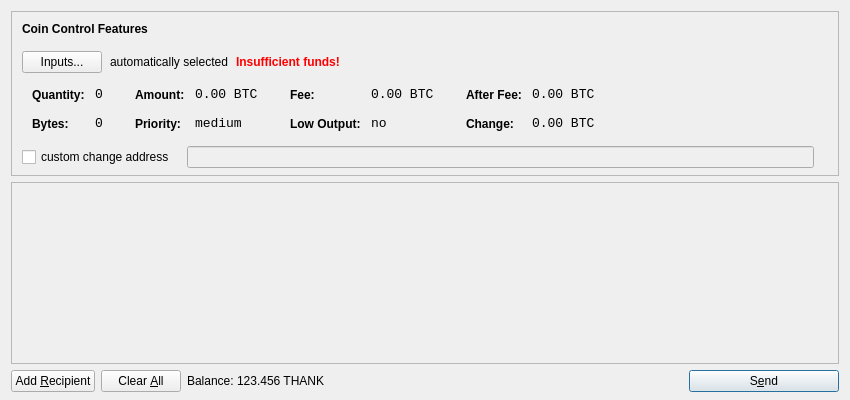
<?xml version="1.0" encoding="UTF-8"?>
<ui version="4.0">
 <class>SendCoinsDialog</class>
 <widget class="QDialog" name="SendCoinsDialog">
  <property name="geometry">
   <rect>
    <x>0</x>
    <y>0</y>
    <width>850</width>
    <height>400</height>
   </rect>
  </property>
  <property name="windowTitle">
   <string>Send Coins</string>
  </property>
  <layout class="QVBoxLayout" name="verticalLayout" stretch="0,1,0">
   <property name="bottomMargin">
    <number>8</number>
   </property>
   <item>
    <widget class="QFrame" name="frameCoinControl">
     <property name="sizePolicy">
      <sizepolicy hsizetype="Expanding" vsizetype="Expanding">
       <horstretch>0</horstretch>
       <verstretch>0</verstretch>
      </sizepolicy>
     </property>
     <property name="maximumSize">
      <size>
       <width>16777215</width>
       <height>16777215</height>
      </size>
     </property>
     <property name="frameShape">
      <enum>QFrame::StyledPanel</enum>
     </property>
     <property name="frameShadow">
      <enum>QFrame::Sunken</enum>
     </property>
     <layout class="QVBoxLayout" name="verticalLayoutCoinControl2">
      <property name="spacing">
       <number>-1</number>
      </property>
      <property name="leftMargin">
       <number>0</number>
      </property>
      <property name="topMargin">
       <number>0</number>
      </property>
      <property name="rightMargin">
       <number>0</number>
      </property>
      <property name="bottomMargin">
       <number>6</number>
      </property>
      <item>
       <layout class="QVBoxLayout" name="verticalLayoutCoinControl" stretch="0,0,0,0,1">
        <property name="spacing">
         <number>0</number>
        </property>
        <property name="leftMargin">
         <number>10</number>
        </property>
        <property name="topMargin">
         <number>10</number>
        </property>
        <item>
         <layout class="QHBoxLayout" name="horizontalLayoutCoinControl1">
          <property name="bottomMargin">
           <number>15</number>
          </property>
          <item>
           <widget class="QLabel" name="labelCoinControlFeatures">
            <property name="sizePolicy">
             <sizepolicy hsizetype="Preferred" vsizetype="Maximum">
              <horstretch>0</horstretch>
              <verstretch>0</verstretch>
             </sizepolicy>
            </property>
            <property name="font">
             <font>
              <weight>75</weight>
              <bold>true</bold>
             </font>
            </property>
            <property name="styleSheet">
             <string notr="true">font-weight:bold;</string>
            </property>
            <property name="text">
             <string>Coin Control Features</string>
            </property>
           </widget>
          </item>
         </layout>
        </item>
        <item>
         <layout class="QHBoxLayout" name="horizontalLayoutCoinControl2" stretch="0,0,0,0">
          <property name="spacing">
           <number>8</number>
          </property>
          <property name="bottomMargin">
           <number>10</number>
          </property>
          <item>
           <widget class="QPushButton" name="pushButtonCoinControl">
            <property name="styleSheet">
             <string notr="true"/>
            </property>
            <property name="text">
             <string>Inputs...</string>
            </property>
           </widget>
          </item>
          <item>
           <widget class="QLabel" name="labelCoinControlAutomaticallySelected">
            <property name="text">
             <string>automatically selected</string>
            </property>
            <property name="margin">
             <number>5</number>
            </property>
           </widget>
          </item>
          <item>
           <widget class="QLabel" name="labelCoinControlInsuffFunds">
            <property name="font">
             <font>
              <weight>75</weight>
              <bold>true</bold>
             </font>
            </property>
            <property name="styleSheet">
             <string notr="true">color:red;font-weight:bold;</string>
            </property>
            <property name="text">
             <string>Insufficient funds!</string>
            </property>
            <property name="margin">
             <number>5</number>
            </property>
           </widget>
          </item>
          <item>
           <spacer name="horizontalSpacerCoinControl">
            <property name="orientation">
             <enum>Qt::Horizontal</enum>
            </property>
            <property name="sizeHint" stdset="0">
             <size>
              <width>40</width>
              <height>1</height>
             </size>
            </property>
           </spacer>
          </item>
         </layout>
        </item>
        <item>
         <widget class="QWidget" name="widgetCoinControl" native="true">
          <property name="sizePolicy">
           <sizepolicy hsizetype="Preferred" vsizetype="Preferred">
            <horstretch>0</horstretch>
            <verstretch>0</verstretch>
           </sizepolicy>
          </property>
          <property name="minimumSize">
           <size>
            <width>0</width>
            <height>0</height>
           </size>
          </property>
          <property name="styleSheet">
           <string notr="true"/>
          </property>
          <layout class="QHBoxLayout" name="horizontalLayoutCoinControl5">
           <property name="margin">
            <number>0</number>
           </property>
           <item>
            <layout class="QHBoxLayout" name="horizontalLayoutCoinControl3" stretch="0,0,0,1">
             <property name="spacing">
              <number>20</number>
             </property>
             <property name="topMargin">
              <number>0</number>
             </property>
             <property name="bottomMargin">
              <number>10</number>
             </property>
             <item>
              <layout class="QFormLayout" name="formLayoutCoinControl1">
               <property name="horizontalSpacing">
                <number>10</number>
               </property>
               <property name="verticalSpacing">
                <number>14</number>
               </property>
               <property name="leftMargin">
                <number>10</number>
               </property>
               <property name="topMargin">
                <number>4</number>
               </property>
               <property name="rightMargin">
                <number>6</number>
               </property>
               <item row="0" column="0">
                <widget class="QLabel" name="labelCoinControlQuantityText">
                 <property name="styleSheet">
                  <string notr="true">font-weight:bold;</string>
                 </property>
                 <property name="text">
                  <string>Quantity:</string>
                 </property>
                 <property name="margin">
                  <number>0</number>
                 </property>
                </widget>
               </item>
               <item row="0" column="1">
                <widget class="QLabel" name="labelCoinControlQuantity">
                 <property name="font">
                  <font>
                   <family>Monospace</family>
                   <pointsize>10</pointsize>
                  </font>
                 </property>
                 <property name="cursor">
                  <cursorShape>IBeamCursor</cursorShape>
                 </property>
                 <property name="contextMenuPolicy">
                  <enum>Qt::ActionsContextMenu</enum>
                 </property>
                 <property name="text">
                  <string notr="true">0</string>
                 </property>
                 <property name="margin">
                  <number>0</number>
                 </property>
                 <property name="textInteractionFlags">
                  <set>Qt::LinksAccessibleByMouse|Qt::TextSelectableByKeyboard|Qt::TextSelectableByMouse</set>
                 </property>
                </widget>
               </item>
               <item row="1" column="0">
                <widget class="QLabel" name="labelCoinControlBytesText">
                 <property name="styleSheet">
                  <string notr="true">font-weight:bold;</string>
                 </property>
                 <property name="text">
                  <string>Bytes:</string>
                 </property>
                </widget>
               </item>
               <item row="1" column="1">
                <widget class="QLabel" name="labelCoinControlBytes">
                 <property name="font">
                  <font>
                   <family>Monospace</family>
                   <pointsize>10</pointsize>
                  </font>
                 </property>
                 <property name="cursor">
                  <cursorShape>IBeamCursor</cursorShape>
                 </property>
                 <property name="contextMenuPolicy">
                  <enum>Qt::ActionsContextMenu</enum>
                 </property>
                 <property name="text">
                  <string notr="true">0</string>
                 </property>
                 <property name="textInteractionFlags">
                  <set>Qt::LinksAccessibleByMouse|Qt::TextSelectableByKeyboard|Qt::TextSelectableByMouse</set>
                 </property>
                </widget>
               </item>
              </layout>
             </item>
             <item>
              <layout class="QFormLayout" name="formLayoutCoinControl2">
               <property name="horizontalSpacing">
                <number>10</number>
               </property>
               <property name="verticalSpacing">
                <number>14</number>
               </property>
               <property name="leftMargin">
                <number>6</number>
               </property>
               <property name="topMargin">
                <number>4</number>
               </property>
               <property name="rightMargin">
                <number>6</number>
               </property>
               <item row="0" column="0">
                <widget class="QLabel" name="labelCoinControlAmountText">
                 <property name="styleSheet">
                  <string notr="true">font-weight:bold;</string>
                 </property>
                 <property name="text">
                  <string>Amount:</string>
                 </property>
                 <property name="margin">
                  <number>0</number>
                 </property>
                </widget>
               </item>
               <item row="0" column="1">
                <widget class="QLabel" name="labelCoinControlAmount">
                 <property name="font">
                  <font>
                   <family>Monospace</family>
                   <pointsize>10</pointsize>
                  </font>
                 </property>
                 <property name="cursor">
                  <cursorShape>IBeamCursor</cursorShape>
                 </property>
                 <property name="contextMenuPolicy">
                  <enum>Qt::ActionsContextMenu</enum>
                 </property>
                 <property name="text">
                  <string notr="true">0.00 BTC</string>
                 </property>
                 <property name="textInteractionFlags">
                  <set>Qt::LinksAccessibleByMouse|Qt::TextSelectableByKeyboard|Qt::TextSelectableByMouse</set>
                 </property>
                </widget>
               </item>
               <item row="1" column="0">
                <widget class="QLabel" name="labelCoinControlPriorityText">
                 <property name="styleSheet">
                  <string notr="true">font-weight:bold;</string>
                 </property>
                 <property name="text">
                  <string>Priority:</string>
                 </property>
                </widget>
               </item>
               <item row="1" column="1">
                <widget class="QLabel" name="labelCoinControlPriority">
                 <property name="font">
                  <font>
                   <family>Monospace</family>
                   <pointsize>10</pointsize>
                  </font>
                 </property>
                 <property name="cursor">
                  <cursorShape>IBeamCursor</cursorShape>
                 </property>
                 <property name="contextMenuPolicy">
                  <enum>Qt::ActionsContextMenu</enum>
                 </property>
                 <property name="text">
                  <string>medium</string>
                 </property>
                 <property name="textInteractionFlags">
                  <set>Qt::LinksAccessibleByMouse|Qt::TextSelectableByKeyboard|Qt::TextSelectableByMouse</set>
                 </property>
                </widget>
               </item>
              </layout>
             </item>
             <item>
              <layout class="QFormLayout" name="formLayoutCoinControl3">
               <property name="horizontalSpacing">
                <number>10</number>
               </property>
               <property name="verticalSpacing">
                <number>14</number>
               </property>
               <property name="leftMargin">
                <number>6</number>
               </property>
               <property name="topMargin">
                <number>4</number>
               </property>
               <property name="rightMargin">
                <number>6</number>
               </property>
               <item row="0" column="0">
                <widget class="QLabel" name="labelCoinControlFeeText">
                 <property name="styleSheet">
                  <string notr="true">font-weight:bold;</string>
                 </property>
                 <property name="text">
                  <string>Fee:</string>
                 </property>
                 <property name="margin">
                  <number>0</number>
                 </property>
                </widget>
               </item>
               <item row="0" column="1">
                <widget class="QLabel" name="labelCoinControlFee">
                 <property name="font">
                  <font>
                   <family>Monospace</family>
                   <pointsize>10</pointsize>
                  </font>
                 </property>
                 <property name="cursor">
                  <cursorShape>IBeamCursor</cursorShape>
                 </property>
                 <property name="contextMenuPolicy">
                  <enum>Qt::ActionsContextMenu</enum>
                 </property>
                 <property name="text">
                  <string notr="true">0.00 BTC</string>
                 </property>
                 <property name="textInteractionFlags">
                  <set>Qt::LinksAccessibleByMouse|Qt::TextSelectableByKeyboard|Qt::TextSelectableByMouse</set>
                 </property>
                </widget>
               </item>
               <item row="1" column="0">
                <widget class="QLabel" name="labelCoinControlLowOutputText">
                 <property name="styleSheet">
                  <string notr="true">font-weight:bold;</string>
                 </property>
                 <property name="text">
                  <string>Low Output:</string>
                 </property>
                </widget>
               </item>
               <item row="1" column="1">
                <widget class="QLabel" name="labelCoinControlLowOutput">
                 <property name="font">
                  <font>
                   <family>Monospace</family>
                   <pointsize>10</pointsize>
                  </font>
                 </property>
                 <property name="cursor">
                  <cursorShape>IBeamCursor</cursorShape>
                 </property>
                 <property name="contextMenuPolicy">
                  <enum>Qt::ActionsContextMenu</enum>
                 </property>
                 <property name="text">
                  <string>no</string>
                 </property>
                 <property name="textInteractionFlags">
                  <set>Qt::LinksAccessibleByMouse|Qt::TextSelectableByKeyboard|Qt::TextSelectableByMouse</set>
                 </property>
                </widget>
               </item>
              </layout>
             </item>
             <item>
              <layout class="QFormLayout" name="formLayoutCoinControl4">
               <property name="horizontalSpacing">
                <number>10</number>
               </property>
               <property name="verticalSpacing">
                <number>14</number>
               </property>
               <property name="leftMargin">
                <number>6</number>
               </property>
               <property name="topMargin">
                <number>4</number>
               </property>
               <property name="rightMargin">
                <number>6</number>
               </property>
               <item row="0" column="0">
                <widget class="QLabel" name="labelCoinControlAfterFeeText">
                 <property name="styleSheet">
                  <string notr="true">font-weight:bold;</string>
                 </property>
                 <property name="text">
                  <string>After Fee:</string>
                 </property>
                 <property name="margin">
                  <number>0</number>
                 </property>
                </widget>
               </item>
               <item row="0" column="1">
                <widget class="QLabel" name="labelCoinControlAfterFee">
                 <property name="font">
                  <font>
                   <family>Monospace</family>
                   <pointsize>10</pointsize>
                  </font>
                 </property>
                 <property name="cursor">
                  <cursorShape>IBeamCursor</cursorShape>
                 </property>
                 <property name="contextMenuPolicy">
                  <enum>Qt::ActionsContextMenu</enum>
                 </property>
                 <property name="text">
                  <string notr="true">0.00 BTC</string>
                 </property>
                 <property name="textInteractionFlags">
                  <set>Qt::LinksAccessibleByMouse|Qt::TextSelectableByKeyboard|Qt::TextSelectableByMouse</set>
                 </property>
                </widget>
               </item>
               <item row="1" column="0">
                <widget class="QLabel" name="labelCoinControlChangeText">
                 <property name="styleSheet">
                  <string notr="true">font-weight:bold;</string>
                 </property>
                 <property name="text">
                  <string>Change:</string>
                 </property>
                </widget>
               </item>
               <item row="1" column="1">
                <widget class="QLabel" name="labelCoinControlChange">
                 <property name="font">
                  <font>
                   <family>Monospace</family>
                   <pointsize>10</pointsize>
                  </font>
                 </property>
                 <property name="cursor">
                  <cursorShape>IBeamCursor</cursorShape>
                 </property>
                 <property name="contextMenuPolicy">
                  <enum>Qt::ActionsContextMenu</enum>
                 </property>
                 <property name="text">
                  <string notr="true">0.00 BTC</string>
                 </property>
                 <property name="textInteractionFlags">
                  <set>Qt::LinksAccessibleByMouse|Qt::TextSelectableByKeyboard|Qt::TextSelectableByMouse</set>
                 </property>
                </widget>
               </item>
              </layout>
             </item>
            </layout>
           </item>
          </layout>
         </widget>
        </item>
        <item>
         <layout class="QHBoxLayout" name="horizontalLayoutCoinControl4" stretch="0,0,0">
          <property name="spacing">
           <number>12</number>
          </property>
          <property name="sizeConstraint">
           <enum>QLayout::SetDefaultConstraint</enum>
          </property>
          <property name="topMargin">
           <number>5</number>
          </property>
          <property name="rightMargin">
           <number>5</number>
          </property>
          <item>
           <widget class="QCheckBox" name="checkBoxCoinControlChange">
            <property name="text">
             <string>custom change address</string>
            </property>
           </widget>
          </item>
          <item>
           <widget class="QLineEdit" name="lineEditCoinControlChange">
            <property name="enabled">
             <bool>false</bool>
            </property>
            <property name="sizePolicy">
             <sizepolicy hsizetype="Expanding" vsizetype="Fixed">
              <horstretch>0</horstretch>
              <verstretch>0</verstretch>
             </sizepolicy>
            </property>
           </widget>
          </item>
          <item>
           <widget class="QLabel" name="labelCoinControlChangeLabel">
            <property name="sizePolicy">
             <sizepolicy hsizetype="Preferred" vsizetype="Expanding">
              <horstretch>0</horstretch>
              <verstretch>0</verstretch>
             </sizepolicy>
            </property>
            <property name="minimumSize">
             <size>
              <width>0</width>
              <height>0</height>
             </size>
            </property>
            <property name="text">
             <string/>
            </property>
            <property name="margin">
             <number>3</number>
            </property>
           </widget>
          </item>
         </layout>
        </item>
        <item>
         <spacer name="verticalSpacerCoinControl">
          <property name="orientation">
           <enum>Qt::Vertical</enum>
          </property>
          <property name="sizeHint" stdset="0">
           <size>
            <width>800</width>
            <height>1</height>
           </size>
          </property>
         </spacer>
        </item>
       </layout>
      </item>
     </layout>
    </widget>
   </item>
   <item>
    <widget class="QScrollArea" name="scrollArea">
     <property name="widgetResizable">
      <bool>true</bool>
     </property>
     <widget class="QWidget" name="scrollAreaWidgetContents">
      <property name="geometry">
       <rect>
        <x>0</x>
        <y>0</y>
        <width>830</width>
        <height>165</height>
       </rect>
      </property>
      <layout class="QVBoxLayout" name="verticalLayout_2">
       <property name="margin">
        <number>0</number>
       </property>
       <item>
        <layout class="QVBoxLayout" name="entries">
         <property name="spacing">
          <number>6</number>
         </property>
        </layout>
       </item>
       <item>
        <spacer name="verticalSpacer">
         <property name="orientation">
          <enum>Qt::Vertical</enum>
         </property>
         <property name="sizeHint" stdset="0">
          <size>
           <width>20</width>
           <height>40</height>
          </size>
         </property>
        </spacer>
       </item>
      </layout>
     </widget>
    </widget>
   </item>
   <item>
    <layout class="QHBoxLayout" name="horizontalLayout">
     <item>
      <widget class="QPushButton" name="addButton">
       <property name="toolTip">
        <string>Send to multiple recipients at once</string>
       </property>
       <property name="text">
        <string>Add &amp;Recipient</string>
       </property>
       <property name="icon">
        <iconset resource="../bitcoin.qrc">
         <normaloff>:/icons/add</normaloff>:/icons/add</iconset>
       </property>
       <property name="autoDefault">
        <bool>false</bool>
       </property>
      </widget>
     </item>
     <item>
      <widget class="QPushButton" name="clearButton">
       <property name="sizePolicy">
        <sizepolicy hsizetype="Minimum" vsizetype="Fixed">
         <horstretch>0</horstretch>
         <verstretch>0</verstretch>
        </sizepolicy>
       </property>
       <property name="toolTip">
        <string>Remove all transaction fields</string>
       </property>
       <property name="text">
        <string>Clear &amp;All</string>
       </property>
       <property name="icon">
        <iconset resource="../bitcoin.qrc">
         <normaloff>:/icons/remove</normaloff>:/icons/remove</iconset>
       </property>
       <property name="autoRepeatDelay">
        <number>300</number>
       </property>
       <property name="autoDefault">
        <bool>false</bool>
       </property>
      </widget>
     </item>
     <item>
      <layout class="QHBoxLayout" name="horizontalLayout_2">
       <property name="spacing">
        <number>3</number>
       </property>
       <item>
        <widget class="QLabel" name="label">
         <property name="text">
          <string>Balance:</string>
         </property>
        </widget>
       </item>
       <item>
        <widget class="QLabel" name="labelBalance">
         <property name="cursor">
          <cursorShape>IBeamCursor</cursorShape>
         </property>
         <property name="text">
          <string>123.456 THANK</string>
         </property>
         <property name="textInteractionFlags">
          <set>Qt::LinksAccessibleByMouse|Qt::TextSelectableByKeyboard|Qt::TextSelectableByMouse</set>
         </property>
        </widget>
       </item>
      </layout>
     </item>
     <item>
      <spacer name="horizontalSpacer">
       <property name="orientation">
        <enum>Qt::Horizontal</enum>
       </property>
       <property name="sizeHint" stdset="0">
        <size>
         <width>40</width>
         <height>20</height>
        </size>
       </property>
      </spacer>
     </item>
     <item>
      <widget class="QPushButton" name="sendButton">
       <property name="minimumSize">
        <size>
         <width>150</width>
         <height>0</height>
        </size>
       </property>
       <property name="toolTip">
        <string>Confirm the send action</string>
       </property>
       <property name="text">
        <string>S&amp;end</string>
       </property>
       <property name="icon">
        <iconset resource="../bitcoin.qrc">
         <normaloff>:/icons/send</normaloff>:/icons/send</iconset>
       </property>
       <property name="default">
        <bool>true</bool>
       </property>
      </widget>
     </item>
    </layout>
   </item>
  </layout>
 </widget>
 <resources>
  <include location="../bitcoin.qrc"/>
 </resources>
 <connections/>
</ui>
